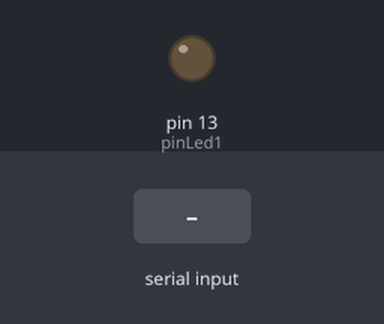
Simulated run of this sketch. Board: Arduino Uno, built with avr-gcc and run on an emulated ATmega328P. Parts: output pins drawn as LEDs (lit = HIGH). Dashed ring = blinking. Inputs (shaded band) come from the test bench. What the sketch prints to the serial monitor is not drawn.

Above: at 1.2 s.
1.3 s: byte 30 received over Serial
At 2.1 s:
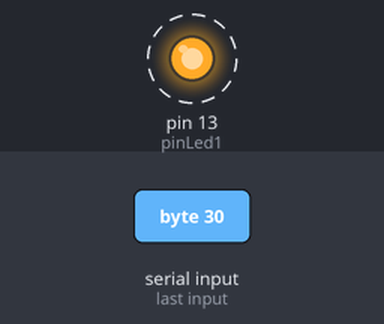
Timing chart, 0 to 10.3 s (numbered marks = the images above; inputs shaded):
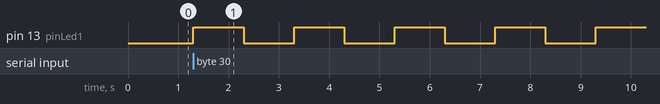

The sketch:

led_calculadora.ino
```cpp
char valorCalculadora;
int pinLed1 = 13;

void setup() {
  // put your setup code here, to run once:
  pinMode(pinLed1,OUTPUT);
  Serial.begin(9600);
}
void loop() {
  // put your main code here, to run repeatedly:
  if(Serial.available()>0) {
    valorCalculadora = Serial.read();
    Serial.print(valorCalculadora);
    for(int i=1;i<=valorCalculadora;i++){

      digitalWrite(pinLed1,HIGH);
      delay(1000);
      digitalWrite(pinLed1,LOW);
      delay(1000);
   }
  }
}
```

Measured:
- after the input at 1.3 s, pin 13 (pinLed1): alternates HIGH for 1.0 s and LOW for 1.0 s, starting at once
